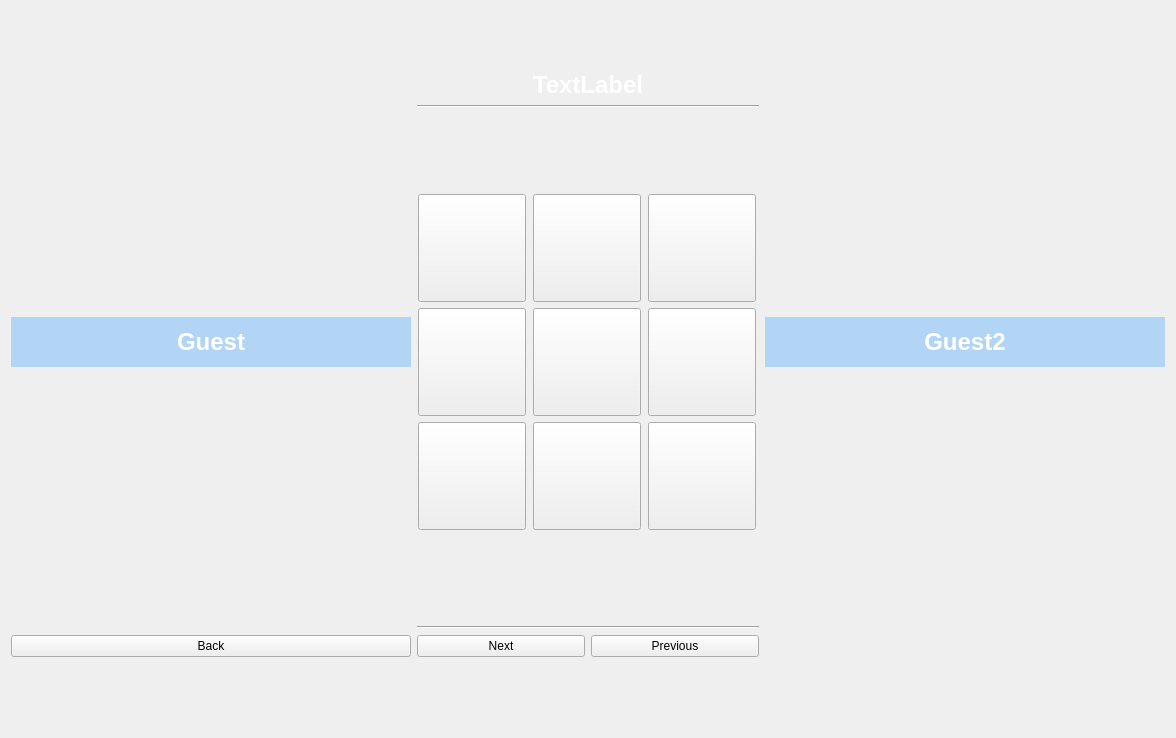
      <widget class="QWidget" name="replay_classic">
       <property name="sizePolicy">
        <sizepolicy hsizetype="Maximum" vsizetype="Maximum">
         <horstretch>0</horstretch>
         <verstretch>0</verstretch>
        </sizepolicy>
       </property>
       <property name="styleSheet">
        <string>background-image: url(:/img/WhatsApp Image 2025-06-10 at 06.11.47_95b3a09c.jpg); background-position: center; background-repeat: no-repeat; background-attachment: fixed;</string>
       </property>
       <layout class="QHBoxLayout" name="horizontalLayout_7">
        <item>
         <layout class="QGridLayout" name="gridLayout_10">
          <property name="sizeConstraint">
           <enum>QLayout::SizeConstraint::SetDefaultConstraint</enum>
          </property>
          <property name="leftMargin">
           <number>0</number>
          </property>
          <property name="topMargin">
           <number>0</number>
          </property>
          <property name="rightMargin">
           <number>0</number>
          </property>
          <property name="bottomMargin">
           <number>30</number>
          </property>
          <item row="7" column="0">
           <layout class="QVBoxLayout" name="verticalLayout_7">
            <item>
             <widget class="QLabel" name="label_40_c">
              <property name="sizePolicy">
               <sizepolicy hsizetype="Preferred" vsizetype="Maximum">
                <horstretch>0</horstretch>
                <verstretch>0</verstretch>
               </sizepolicy>
              </property>
              <property name="minimumSize">
               <size>
                <width>0</width>
                <height>50</height>
               </size>
              </property>
              <property name="font">
               <font>
                <pointsize>-1</pointsize>
                <bold>true</bold>
               </font>
              </property>
              <property name="styleSheet">
               <string notr="true">color:white;
     font-weight:bold;
     font-size:24px;
     background-color:rgba(85, 170, 255, 100);</string>
              </property>
              <property name="text">
               <string>Guest</string>
              </property>
              <property name="alignment">
               <set>Qt::AlignmentFlag::AlignCenter</set>
              </property>
             </widget>
            </item>
            <item>
             <spacer name="verticalSpacer_6">
              <property name="orientation">
               <enum>Qt::Orientation::Vertical</enum>
              </property>
              <property name="sizeType">
               <enum>QSizePolicy::Policy::Maximum</enum>
              </property>
              <property name="sizeHint" stdset="0">
               <size>
                <width>20</width>
                <height>40</height>
               </size>
              </property>
             </spacer>
            </item>
           </layout>
          </item>
          <item row="2" column="0">
           <spacer name="horizontalSpacer_5">
            <property name="orientation">
             <enum>Qt::Orientation::Horizontal</enum>
            </property>
            <property name="sizeType">
             <enum>QSizePolicy::Policy::Maximum</enum>
            </property>
            <property name="sizeHint" stdset="0">
             <size>
              <width>400</width>
              <height>20</height>
             </size>
            </property>
           </spacer>
          </item>
          <item row="4" column="1">
           <widget class="Line" name="line_24">
            <property name="orientation">
             <enum>Qt::Orientation::Horizontal</enum>
            </property>
           </widget>
          </item>
          <item row="6" column="1">
           <spacer name="verticalSpacer_10">
            <property name="orientation">
             <enum>Qt::Orientation::Vertical</enum>
            </property>
            <property name="sizeHint" stdset="0">
             <size>
              <width>20</width>
              <height>40</height>
             </size>
            </property>
           </spacer>
          </item>
          <item row="8" column="1">
           <spacer name="verticalSpacer_11">
            <property name="orientation">
             <enum>Qt::Orientation::Vertical</enum>
            </property>
            <property name="sizeType">
             <enum>QSizePolicy::Policy::Maximum</enum>
            </property>
            <property name="sizeHint" stdset="0">
             <size>
              <width>20</width>
              <height>40</height>
             </size>
            </property>
           </spacer>
          </item>
          <item row="5" column="1">
           <spacer name="verticalSpacer_51">
            <property name="orientation">
             <enum>Qt::Orientation::Vertical</enum>
            </property>
            <property name="sizeHint" stdset="0">
             <size>
              <width>20</width>
              <height>40</height>
             </size>
            </property>
           </spacer>
          </item>
          <item row="7" column="2">
           <layout class="QVBoxLayout" name="verticalLayout_8">
            <item>
             <widget class="QLabel" name="label_2511">
              <property name="sizePolicy">
               <sizepolicy hsizetype="Preferred" vsizetype="Maximum">
                <horstretch>0</horstretch>
                <verstretch>0</verstretch>
               </sizepolicy>
              </property>
              <property name="minimumSize">
               <size>
                <width>0</width>
                <height>50</height>
               </size>
              </property>
              <property name="font">
               <font>
                <family>Segoe UI</family>
                <pointsize>-1</pointsize>
                <italic>false</italic>
                <bold>true</bold>
               </font>
              </property>
              <property name="styleSheet">
               <string notr="true">color:white;
     font-weight:bold;
     font-size:24px;
     background-color:rgba(85, 170, 255, 100);</string>
              </property>
              <property name="text">
               <string>Guest2</string>
              </property>
              <property name="alignment">
               <set>Qt::AlignmentFlag::AlignCenter</set>
              </property>
             </widget>
            </item>
            <item>
             <spacer name="verticalSpacer_54">
              <property name="orientation">
               <enum>Qt::Orientation::Vertical</enum>
              </property>
              <property name="sizeType">
               <enum>QSizePolicy::Policy::Maximum</enum>
              </property>
              <property name="sizeHint" stdset="0">
               <size>
                <width>20</width>
                <height>40</height>
               </size>
              </property>
             </spacer>
            </item>
           </layout>
          </item>
          <item row="10" column="1">
           <layout class="QHBoxLayout" name="horizontalLayout_8">
            <item>
             <spacer name="verticalSpacer_8">
              <property name="orientation">
               <enum>Qt::Orientation::Vertical</enum>
              </property>
              <property name="sizeType">
               <enum>QSizePolicy::Policy::Maximum</enum>
              </property>
              <property name="sizeHint" stdset="0">
               <size>
                <width>20</width>
                <height>50</height>
               </size>
              </property>
             </spacer>
            </item>
           </layout>
          </item>
          <item row="0" column="1">
           <spacer name="verticalSpacer_9">
            <property name="orientation">
             <enum>Qt::Orientation::Vertical</enum>
            </property>
            <property name="sizeHint" stdset="0">
             <size>
              <width>20</width>
              <height>60</height>
             </size>
            </property>
           </spacer>
          </item>
          <item row="2" column="1">
           <layout class="QHBoxLayout" name="horizontalLayout_11">
            <item>
             <widget class="QLabel" name="label_11">
              <property name="styleSheet">
               <string notr="true">color:white;
     font-weight:bold;
     font-size:24px;</string>
              </property>
              <property name="text">
               <string>TextLabel</string>
              </property>
              <property name="alignment">
               <set>Qt::AlignmentFlag::AlignCenter</set>
              </property>
             </widget>
            </item>
           </layout>
          </item>
          <item row="2" column="2">
           <spacer name="horizontalSpacer_6">
            <property name="orientation">
             <enum>Qt::Orientation::Horizontal</enum>
            </property>
            <property name="sizeType">
             <enum>QSizePolicy::Policy::Maximum</enum>
            </property>
            <property name="sizeHint" stdset="0">
             <size>
              <width>400</width>
              <height>20</height>
             </size>
            </property>
           </spacer>
          </item>
          <item row="12" column="1">
           <layout class="QHBoxLayout" name="horizontalLayout_31">
            <item>
             <widget class="QPushButton" name="_r">
              <property name="sizePolicy">
               <sizepolicy hsizetype="Maximum" vsizetype="Fixed">
                <horstretch>0</horstretch>
                <verstretch>0</verstretch>
               </sizepolicy>
              </property>
              <property name="styleSheet">
               <string notr="true">min-width:160;</string>
              </property>
              <property name="text">
               <string>Next</string>
              </property>
             </widget>
            </item>
            <item>
             <widget class="QPushButton" name="previouspushButton">
              <property name="sizePolicy">
               <sizepolicy hsizetype="Maximum" vsizetype="Fixed">
                <horstretch>0</horstretch>
                <verstretch>0</verstretch>
               </sizepolicy>
              </property>
              <property name="styleSheet">
               <string notr="true">min-width:160;
     </string>
              </property>
              <property name="text">
               <string>Previous</string>
              </property>
             </widget>
            </item>
           </layout>
          </item>
          <item row="12" column="0">
           <layout class="QHBoxLayout" name="horizontalLayout_23">
            <item>
             <widget class="QPushButton" name="pushButton">
              <property name="text">
               <string>Back</string>
              </property>
             </widget>
            </item>
           </layout>
          </item>
          <item row="12" column="2">
           <layout class="QHBoxLayout" name="horizontalLayout_22"/>
          </item>
          <item row="7" column="1">
           <layout class="QGridLayout" name="gridLayout_9">
            <property name="sizeConstraint">
             <enum>QLayout::SizeConstraint::SetDefaultConstraint</enum>
            </property>
            <item row="2" column="1">
             <widget class="QPushButton" name="b7_r">
              <property name="sizePolicy">
               <sizepolicy hsizetype="Maximum" vsizetype="Maximum">
                <horstretch>0</horstretch>
                <verstretch>0</verstretch>
               </sizepolicy>
              </property>
              <property name="minimumSize">
               <size>
                <width>128</width>
                <height>116</height>
               </size>
              </property>
              <property name="styleSheet">
               <string notr="true">min-width:100px;
     min-height:100px;
     font-size:35px;
     font-weight:bold;</string>
              </property>
              <property name="text">
               <string/>
              </property>
             </widget>
            </item>
            <item row="0" column="1">
             <widget class="QPushButton" name="b1_r">
              <property name="sizePolicy">
               <sizepolicy hsizetype="Maximum" vsizetype="Maximum">
                <horstretch>0</horstretch>
                <verstretch>0</verstretch>
               </sizepolicy>
              </property>
              <property name="minimumSize">
               <size>
                <width>128</width>
                <height>116</height>
               </size>
              </property>
              <property name="styleSheet">
               <string notr="true">min-width:100px;
     min-height:100px;
     font-size:35px;
     font-weight:bold;</string>
              </property>
              <property name="text">
               <string/>
              </property>
             </widget>
            </item>
            <item row="0" column="2">
             <widget class="QPushButton" name="b2_r">
              <property name="sizePolicy">
               <sizepolicy hsizetype="Maximum" vsizetype="Maximum">
                <horstretch>0</horstretch>
                <verstretch>0</verstretch>
               </sizepolicy>
              </property>
              <property name="minimumSize">
               <size>
                <width>128</width>
                <height>116</height>
               </size>
              </property>
              <property name="styleSheet">
               <string notr="true">min-width:100px;
     min-height:100px;
     font-size:35px;
     font-weight:bold;</string>
              </property>
              <property name="text">
               <string/>
              </property>
             </widget>
            </item>
            <item row="2" column="2">
             <widget class="QPushButton" name="b8_r">
              <property name="minimumSize">
               <size>
                <width>128</width>
                <height>116</height>
               </size>
              </property>
              <property name="styleSheet">
               <string notr="true">min-width:100px;
     min-height:100px;
     font-size:35px;
     font-weight:bold;</string>
              </property>
              <property name="text">
               <string/>
              </property>
             </widget>
            </item>
            <item row="1" column="2">
             <widget class="QPushButton" name="b5_r">
              <property name="minimumSize">
               <size>
                <width>128</width>
                <height>116</height>
               </size>
              </property>
              <property name="styleSheet">
               <string notr="true">min-width:100px;
     min-height:100px;
     font-size:35px;
     font-weight:bold;</string>
              </property>
              <property name="text">
               <string/>
              </property>
             </widget>
            </item>
            <item row="0" column="0">
             <widget class="QPushButton" name="b0_r">
              <property name="sizePolicy">
               <sizepolicy hsizetype="Maximum" vsizetype="Maximum">
                <horstretch>0</horstretch>
                <verstretch>0</verstretch>
               </sizepolicy>
              </property>
              <property name="minimumSize">
               <size>
                <width>128</width>
                <height>116</height>
               </size>
              </property>
              <property name="styleSheet">
               <string notr="true">min-width:100px;
     min-height:100px;
     font-size:35px;
     font-weight:bold;</string>
              </property>
              <property name="text">
               <string/>
              </property>
             </widget>
            </item>
            <item row="1" column="0">
             <widget class="QPushButton" name="b3_r">
              <property name="sizePolicy">
               <sizepolicy hsizetype="Maximum" vsizetype="Maximum">
                <horstretch>0</horstretch>
                <verstretch>0</verstretch>
               </sizepolicy>
              </property>
              <property name="minimumSize">
               <size>
                <width>128</width>
                <height>116</height>
               </size>
              </property>
              <property name="styleSheet">
               <string notr="true">min-width:100px;
     min-height:100px;
     font-size:35px;
     font-weight:bold;</string>
              </property>
              <property name="text">
               <string/>
              </property>
             </widget>
            </item>
            <item row="1" column="1">
             <widget class="QPushButton" name="b4_r">
              <property name="sizePolicy">
               <sizepolicy hsizetype="Maximum" vsizetype="Maximum">
                <horstretch>0</horstretch>
                <verstretch>0</verstretch>
               </sizepolicy>
              </property>
              <property name="minimumSize">
               <size>
                <width>128</width>
                <height>116</height>
               </size>
              </property>
              <property name="styleSheet">
               <string notr="true">min-width:100px;
     min-height:100px;
     font-size:35px;
     font-weight:bold;</string>
              </property>
              <property name="text">
               <string/>
              </property>
             </widget>
            </item>
            <item row="2" column="0">
             <widget class="QPushButton" name="b6_r">
              <property name="sizePolicy">
               <sizepolicy hsizetype="Maximum" vsizetype="Maximum">
                <horstretch>0</horstretch>
                <verstretch>0</verstretch>
               </sizepolicy>
              </property>
              <property name="minimumSize">
               <size>
                <width>128</width>
                <height>116</height>
               </size>
              </property>
              <property name="styleSheet">
               <string notr="true">min-width:100px;
     min-height:100px;
     font-size:35px;
     font-weight:bold;</string>
              </property>
              <property name="text">
               <string/>
              </property>
             </widget>
            </item>
           </layout>
          </item>
          <item row="13" column="1">
           <spacer name="verticalSpacer_52">
            <property name="orientation">
             <enum>Qt::Orientation::Vertical</enum>
            </property>
            <property name="sizeHint" stdset="0">
             <size>
              <width>20</width>
              <height>40</height>
             </size>
            </property>
           </spacer>
          </item>
          <item row="11" column="1">
           <widget class="Line" name="line_25">
            <property name="orientation">
             <enum>Qt::Orientation::Horizontal</enum>
            </property>
           </widget>
          </item>
         </layout>
        </item>
       </layout>
      </widget>
